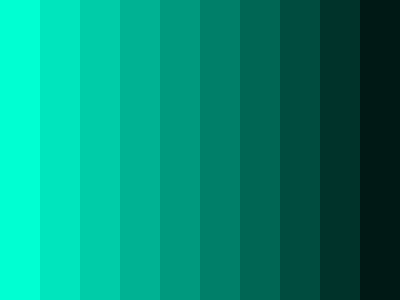
Frame 1 (no input)
Frame 60 (the mouse pressed at the canvas centre just before this capture): identical to frame 1, image omitted
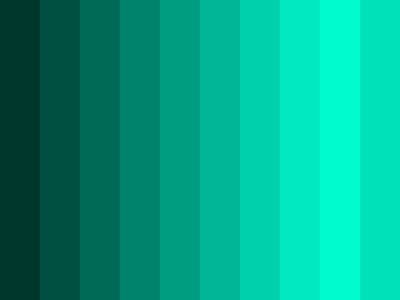
Frame 120 (the mouse held since frame 60 and released just before this capture)

The Processing sketch that drew these frames (run headless with seeded random() and noise(); from frame 60 on, the mouse is pressed at the canvas centre):

// Processing sketch: exercise
// ── exercise.pde
void setup(){
size(400,300);
colorMode(HSB);
}

void draw(){
background(0);
int spacingX=40;
for(float x=0;x<width; x+=spacingX){

float brightness=255-abs(x/width*255-mouseX);
noStroke();
fill(120,255,brightness);
rect(x,0,spacingX,height);
}
}
